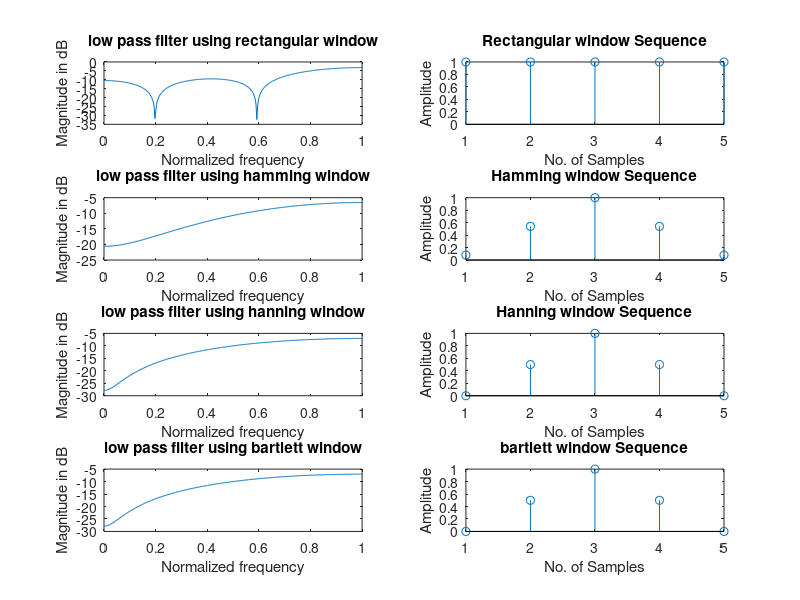

Write MATLAB code to recreate this figure.
clc;
clear all;
close all;
wc=0.9*pi;
eps=0.001;
N = input('Enter the value of N=');
alpha = (N-1)/2;

n = 0:1:N-1;
hd = (sin(pi*(n-alpha+eps))-sin(wc*(n-alpha+eps)))./(pi*(n-alpha+eps));
wr = boxcar(N);
wh=hamming(N);
wn=hanning(N);
wt=bartlett(N);
hn = hd.*wr';
hn1=hd.*wh';
hn2=hd.*wn';
hn3=hd.*wt';
w = 0:0.01:pi;
h = freqz(hn,1,w);
h1 = freqz(hn1,1,w);
h2 = freqz(hn2,1,w);
h3=freqz(hn3,1,w);
subplot(4,2,1);
plot(w/pi,10*log10(abs(h)));
title('low pass filter using rectangular window');
xlabel('Normalized frequency');
ylabel('Magnitude in dB');
subplot(4,2,2);
stem(wr);
title('Rectangular window Sequence');
xlabel('No. of Samples');
ylabel('Amplitude');
subplot(4,2,3);
plot(w/pi,10*log10(abs(h1)));
title('low pass filter using hamming window');
xlabel('Normalized frequency');
ylabel('Magnitude in dB');
subplot(4,2,4);
stem(wh);
title('Hamming window Sequence');
xlabel('No. of Samples');
ylabel('Amplitude');
subplot(4,2,5);
plot(w/pi,10*log10(abs(h2)));
title('low pass filter using hanning window');
xlabel('Normalized frequency');
ylabel('Magnitude in dB');
subplot(4,2,6);
stem(wn);
title('Hanning window Sequence');
xlabel('No. of Samples');
ylabel('Amplitude');
subplot(4,2,7);
plot(w/pi,10*log10(abs(h2)));
title('low pass filter using bartlett window');
xlabel('Normalized frequency');
ylabel('Magnitude in dB');
subplot(4,2,8);
stem(wt);
title('bartlett window Sequence');
xlabel('No. of Samples');
ylabel('Amplitude');